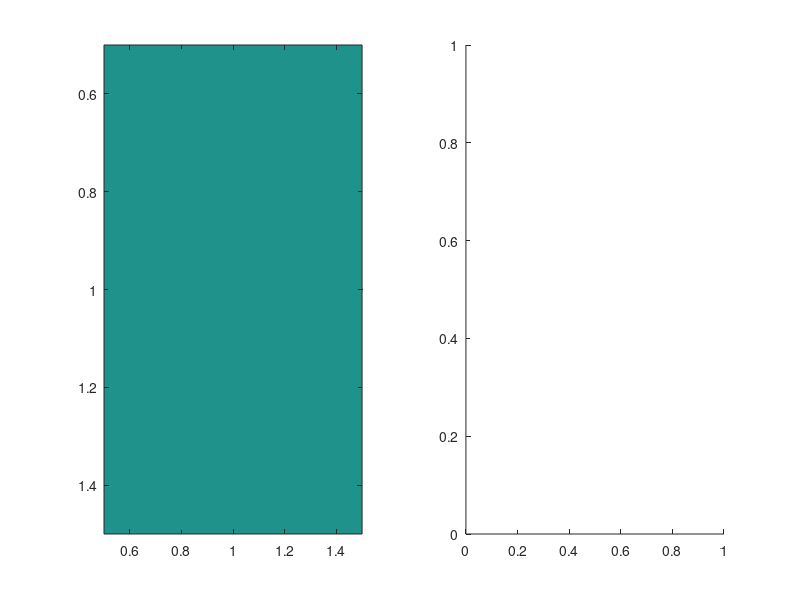

Here is the MATLAB script that generated this plot: (Note: this script raises an error after producing the figure.)

clear;
clc;

%tester plotter
load("result.mat");
% load("C:\Users\STAJYER\Desktop\data_staj\snr_18\pixs_5_9\binary\snr_18pixes5_9_v1bnr.mat");
% load("C:\Users\STAJYER\Desktop\data_staj\snr_18\pixs_5_9\specs\snr_18pixes5_9_v1.mat");
% pred=squeeze(pred);
figure;
%first plot
ax1 = subplot(1,2,1);
imagesc(input);
% imagesc(P);

ax2= subplot(1,2,2);
pred=squeeze(pred);
imagesc(pred);
% imagesc(p);

linkaxes([ax1,ax2])